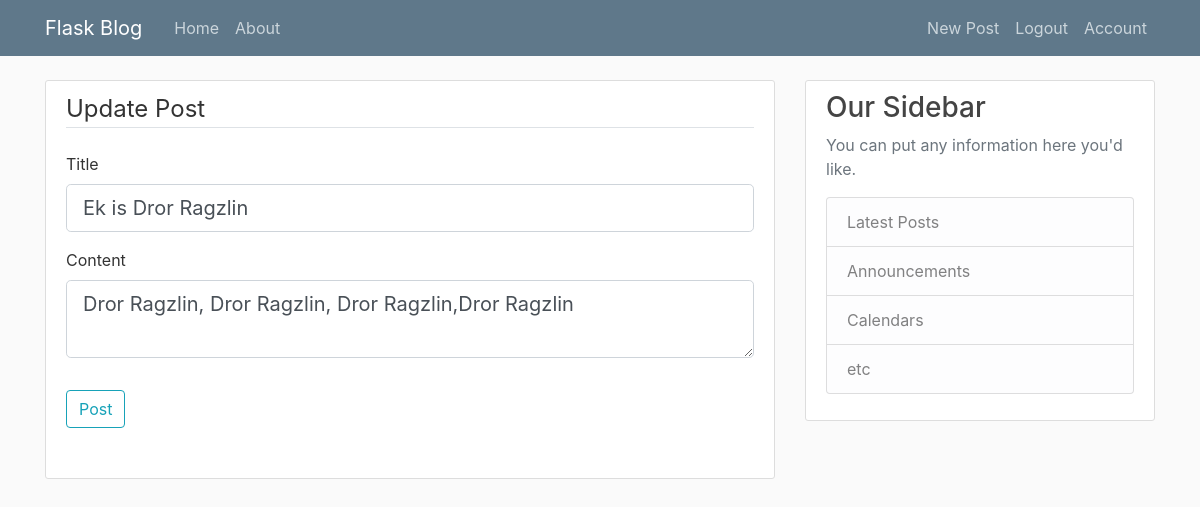
The app's page /post/2/update (signed in) with its own data.
### FlaskBlog/models.py (models this page shows, shortened)
class Post(db.Model):
    id = db.Column(db.Integer, primary_key=True)  # Define the post's unique identifier as an Integer
    title = db.Column(db.String(100), nullable=False)  # Post title, limited to 100 characters
    date_posted = db.Column(db.DateTime, nullable=False, default=datetime.utcnow)  # Date the post was created
    content = db.Column(db.Text, nullable=False)  # Post content in text format
    user_id = db.Column(db.Integer, db.ForeignKey('user.id'), nullable=False)  # Foreign key linking posts to users

### FlaskBlog/routes.py (the view)
@app.route("/post/<int:post_id>/update", methods=['GET', 'POST'])
@login_required  # Require the user to be logged in to access this route
def update_post(post_id):
    post = Post.query.get_or_404(post_id)
    if post.author != current_user:
        abort(403)  # Return a forbidden error if the user is not the author of the post
    form = PostForm()  # Create a post form instance
    if form.validate_on_submit():  # Check if the form was submitted and is valid
        post.title = form.title.data
        post.content = form.content.data
        db.session.commit()
        flash('Your post has been updated!', 'success')  # Display a success message
        return redirect(url_for('post', post_id=post.id))
    elif request.method == 'GET':
        form.title.data = post.title
        form.content.data = post.content
    return render_template('create_post.html', title='Update Post',
                           form=form, legend='Update Post')

### FlaskBlog/forms.py
class PostForm(FlaskForm):
    title = StringField('Title', validators=[DataRequired()])
    content = TextAreaField('Content', validators=[DataRequired()])
    submit = SubmitField('Post')  # Submit button for the post creation form

### FlaskBlog/models.py (called while the page is built)
@login_manager.user_loader
def load_user(user_id):
    return User.query.get(int(user_id))

### FlaskBlog/templates/create_post.html (shortened to what this page needs)
{% extends "layout.html" %}
{% block content %}
<div class="content-section">
	<form class="" action="" method="post">
		<fieldset class="form-group">
			<legend class="border-bottom mb-4">{{ legend }}</legend>
			<div class="form-group">
				{{ form.title.label(class="form-control-label")}}
				{% if form.title.errors %}
				{{ form.title(class="form-control form-control-lg is-invalid")}}
				<div class="invalid-feedback">
					{% for error in form.title.errors %}
					<span>{{ error }}</span>
				</div>
				{% endfor %}
				{% else %}
				{{ form.title(class="form-control form-control-lg")}}
				{% endif %}
			</div>
			<div class="form-group">
				{{ form.content.label(class="form-control-label")}}
				{% if form.content.errors %}
				{{ form.content(class="form-control form-control-lg is-invalid")}}
				<div class="invalid-feedback">
					{% for error in form.content.errors %}
					<span>{{ error }}</span>
				</div>
				{% endfor %}
				{% else %}
				{{ form.content(class="form-control form-control-lg")}}
				{% endif %}
			</div>
		</fieldset>
		<div class="form-group">
			{{ form.submit(class="btn btn-outline-info")}}
		</div>
	</form>
</div>
{% endblock content %}

### FlaskBlog/static/main.css (style rules this page uses)
body { background: #fafafa; color: #333333; margin-top: 5rem; }
.content-section { background: #ffffff; padding: 10px 20px; border: 1px solid #dddddd; border-radius: 3px; margin-bottom: 20px; }

### records on screen
Post: title "Ek is Dror Ragzlin", content "Dror Ragzlin, Dror Ragzlin, Dror Ragzlin,Dror Ragzlin"

### other values on screen
{{ legend }} "Update Post"
